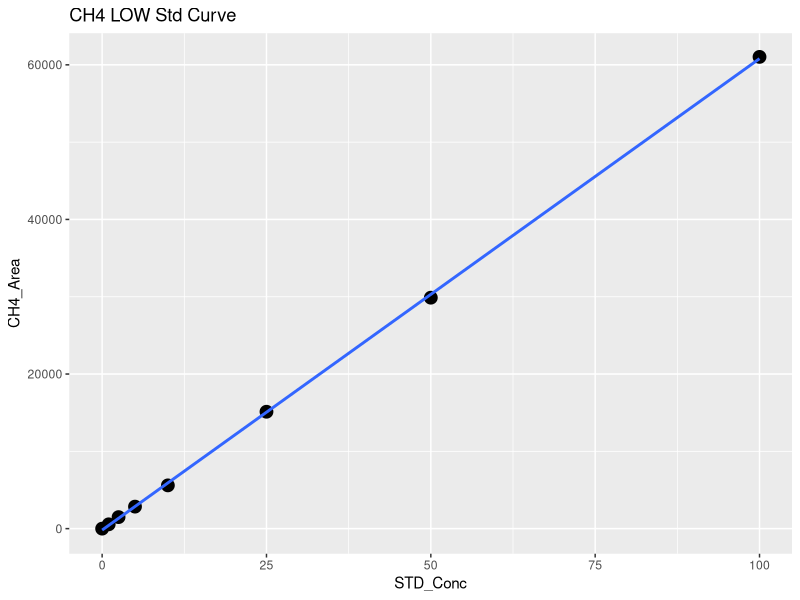
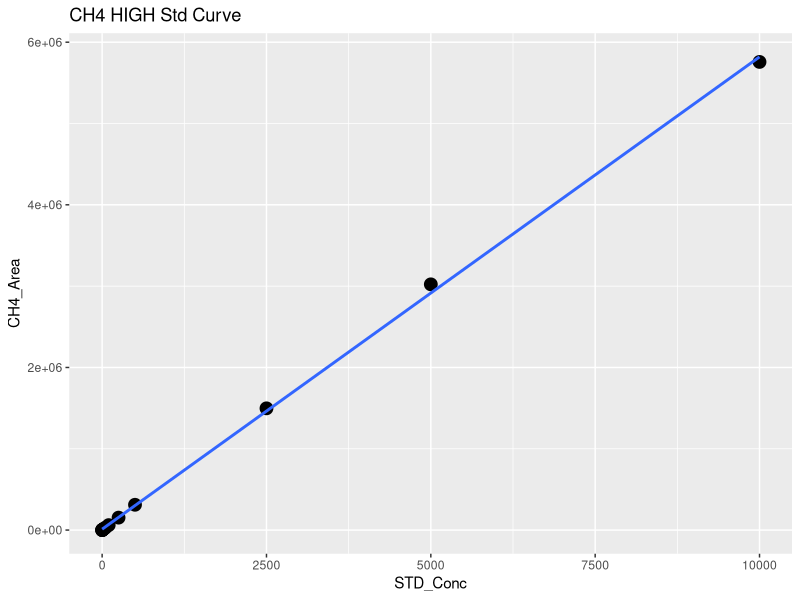
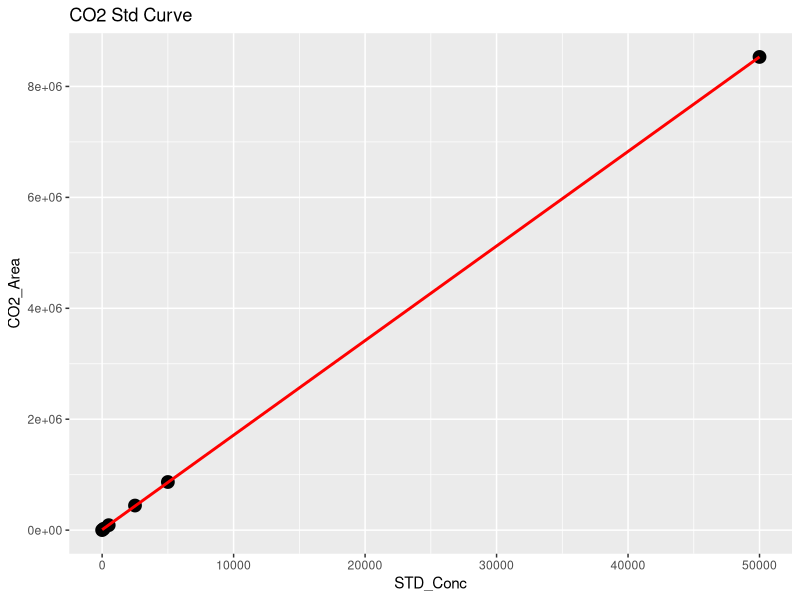
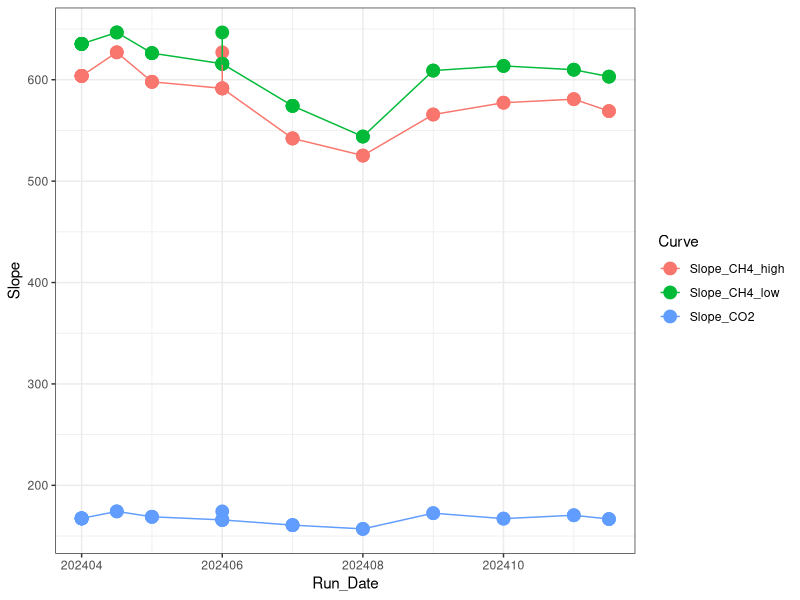

Here is the R script that generated these plots, in order: (Note: this script raises an error after producing the figures.)
## ---- chunk 1
library(dplyr)
library(ggplot2)
library(ggpubr)
library(stringr)
## ---- chunk 2

#Read in June Data 
raw <- read.csv("Raw Data/COMPASS_CBSYN_SGW_202411_entered.csv")
head(raw)

raw <- raw %>%
  rename(Sample_ID = Sample.ID)

#pull out methane standards
stds_ch4 <-  raw %>%  
  filter(str_detect(Sample_Type, "STD_CH4"))
#head(stds_ch4)

#split into high curve and low curve for CH4
stds_ch4_low <- stds_ch4  %>%  
  filter(!STD_Conc > 100)

#Low curve for CH4
CH4_Low <- ggplot(stds_ch4_low, aes(STD_Conc, CH4_Area)) + geom_point(size=4) + 
  geom_smooth(method = "lm", se = FALSE) + labs(title="CH4 LOW Std Curve")
CH4_Low

CH4_Low_lm <- lm(stds_ch4_low$CH4_Area ~ stds_ch4_low$STD_Conc)
summary(CH4_Low_lm)
cf <- coef(CH4_Low_lm)

#create data frame with 1 rows and 0 columns
Slope_CH4_low <- data.frame(matrix(ncol = 0, nrow = 1))
Slope_CH4_low$Curve <- "Slope_CH4_low"
Slope_CH4_low$R2 <- summary(CH4_Low_lm)$adj.r.squared
Slope_CH4_low$Slope <- cf[2]
Slope_CH4_low$Intercept <- cf[1]
#head(Slope_CH4_low)

#High curve for CH4
CH4_High <- ggplot(stds_ch4, aes(STD_Conc, CH4_Area)) + geom_point(size=4) + 
  geom_smooth(method = "lm", se = FALSE) + labs(title="CH4 HIGH Std Curve")
CH4_High

stds_ch4_lm <- lm(stds_ch4$CH4_Area ~ stds_ch4$STD_Conc)
summary(stds_ch4_lm)
cf <- coef(stds_ch4_lm)

#create data frame with 1 rows and 0 columns
Slope_CH4_high <- data.frame(matrix(ncol = 0, nrow = 1))
Slope_CH4_high$Curve <- "Slope_CH4_high"
Slope_CH4_high$R2 <- summary(stds_ch4_lm)$adj.r.squared
Slope_CH4_high$Slope <- cf[2]
Slope_CH4_high$Intercept <- cf[1]
#head(Slope_CH4_high)

#pull out co2 standards
stds_co2 <-  raw %>%  
  filter(str_detect(Sample_Type, "STD_CO2"))
#head(stds_co2)

#CO2 Curve
CO2_stds <- ggplot(stds_co2, aes(STD_Conc, CO2_Area)) + geom_point(size=4) + 
  geom_smooth(method = "lm", se = FALSE, color="red") + labs(title="CO2 Std Curve")
CO2_stds

stds_co2_lm <- lm(stds_co2$CO2_Area ~ stds_co2$STD_Conc)
summary(stds_co2_lm)
cf <- coef(stds_co2_lm)

#create data frame with 1 rows and 0 columns
Slope_CO2 <- data.frame(matrix(ncol = 0, nrow = 1))
Slope_CO2$Curve <- "Slope_CO2"
Slope_CO2$R2 <- summary(stds_co2_lm)$adj.r.squared
Slope_CO2$Slope <- cf[2]
Slope_CO2$Intercept <- cf[1]
#head(Slope_CO2)

#pull all the slopes together into one dataframe 
Slopes <- rbind(Slope_CH4_low, Slope_CH4_high, Slope_CO2)
#head(Slopes)

#needs changed each time #####
Slopes$Run_Date <- c(202411, 202411, 202411)

log <- read.csv("Raw Data/COMPASS_Varian_QAQC_2024.csv")
head(log)
log <- log[ ,-c(1)]
log <- rbind(log, Slopes)

Slopes_chk <- ggplot(log, aes(Run_Date, Slope, col=Curve)) + geom_point(size=4) + geom_line() + theme_bw()
Slopes_chk

write.csv(log, "Raw Data/COMPASS_Varian_QAQC_2024.csv")
## ---- chunk 3
#head(raw)

#pull out methane standards
Samples <-  raw %>%  
  filter(!str_detect(Sample_Type, "STD_CH4")) %>%  
  filter(!str_detect(Sample_Type, "STD_CO2")) %>%  
  filter(!str_detect(Sample_Type, "Blank")) %>%  
  filter(!str_detect(Sample_Type, "Chk_STD")) %>%  
   filter(!str_detect(Sample_Type, "CHKSTD")) %>%
  filter(!str_detect(Sample_Type, "NA"))
#head(Samples)

#Now flag any areas that are above the 100ppm area for CH4
Samples$CH4_Curve <- ifelse(Samples$CH4_Area >71000, "High", "Low")
#head(Samples)

#Calculate CH4 concentrations in ppm
Samples$CH4_Conc_ppm <- ifelse(Samples$CH4_Area >71000, (Samples$CH4_Area-Slope_CH4_high$Intercept)/Slope_CH4_high$Slope,                                       (Samples$CH4_Area-Slope_CH4_low$Intercept)/Slope_CH4_low$Slope )

#Calculate CO2 concentrations in ppm 
Samples$CO2_Conc_ppm <- ((Samples$CO2_Area-Slope_CO2$Intercept)/Slope_CO2$Slope) 

#head(Samples)

##########make flags for any dilutions needed 
#highest CH4 standard = 10000
#highest CO2 standard = 50000

Samples$CH4_Flag <- ifelse(Samples$CH4_Conc_ppm >10000, "Needs Dilution", "Within Range")
Samples$CO2_Flag <- ifelse(Samples$CO2_Conc_ppm >50000, "Needs Dilution", "Within Range")
#head(Samples)

## ---- chunk 4

chks <-  raw %>%  
  filter(!str_detect(Sample_Type, "STD_CH4")) %>%  
  filter(!str_detect(Sample_Type, "STD_CO2")) %>%  
  filter(!str_detect(Sample_Type, "Blank")) %>%  
  filter(!str_detect(Sample_Type, "Unknown")) %>%  
  filter(!str_detect(Sample_Type, "NA"))
#head(chks)

#Calculate CH4 concentrations in ppm
chks$CH4_Conc_ppm <- ifelse(chks$CH4_Area >71000, 
                      (chks$CH4_Area-Slope_CH4_high$Intercept)/Slope_CH4_high$Slope,                                       (chks$CH4_Area-Slope_CH4_low$Intercept)/Slope_CH4_low$Slope )

#Calculate CO2 concentrations in ppm 
chks$CO2_Conc_ppm <- ((chks$CO2_Area-Slope_CO2$Intercept)/Slope_CO2$Slope)



#change this if check standard concentrations are different 
level_ch4 <- 5      #ppm
level_co2 <- 1000   #ppm

#calculate percent difference of check standards 
chks$Ch4_diff <- ((chks$CH4_Conc_ppm - level_ch4)/((chks$CH4_Conc_ppm + level_ch4)/2)) * 100
chks$CH4_diff_flag <-  ifelse(chks$Ch4_diff <10, 'YES', 'NO, rerun')

chks$CO2_diff <- ((chks$CO2_Conc_ppm - level_co2)/((chks$CO2_Conc_ppm + level_co2)/2)) * 100
chks$CO2_diff_flag <-  ifelse(chks$CO2_diff <10, 'YES', 'NO, rerun')

#now plot the Ch4 concentrations and the CO2 concentrations vs. the expected concentration 
#then also make the color the percent difference between the expected and observed concentration 

ch4_chk <-  ggplot(data = chks, aes(x = Sample_ID, y = CH4_Conc_ppm, fill=CH4_diff_flag)) +
       geom_bar(stat = 'identity') + 
        scale_fill_manual(values=c( "darkgreen", "darkgrey"))+
        #scale_fill_gradient2(low='red', mid='white', high='blue', space='Lab') + 
        theme_classic() + labs(x= " ", y="CH4  (ppm)", title="Check Stds: CH4") + 
        theme(legend.position="bottom") +  geom_hline(yintercept=level_ch4, linetype="dashed", 
                color = "black", size=1)


co2_chk <-  ggplot(data = chks, aes(x = Sample_ID, y = CO2_Conc_ppm, fill=CO2_diff_flag)) +
       geom_bar(stat = 'identity') + 
        scale_fill_manual(values=c("darkgreen", "darkgrey"))+
        #scale_fill_gradient2(low='red', mid='white', high='blue', space='Lab') + 
        theme_classic() + labs(x= " ", y="CO2  (ppm)", title="Check Stds: CO2") + 
        theme(legend.position="bottom") +  geom_hline(yintercept=level_co2, linetype="dashed", 
                color = "black", size=1)

ggarrange(ch4_chk, co2_chk, nrow=1, ncol=2)


## ---- chunk 5

#multiply the concentration by the dilution factor
Samples$CH4_Conc_ppm_dilcorr <- (Samples$CH4_Conc_ppm * Samples$Dilution_Factor)

Samples$CO2_Conc_ppm_dilcorr <- (Samples$CO2_Conc_ppm * Samples$Dilution_Factor)

#check results
#head(Samples)

#quick first look at the samples 
ch4_samples <-  ggplot(data = Samples, aes(x = Sample_ID, y = CH4_Conc_ppm, fill=CH4_Flag)) +
       geom_bar(stat = 'identity') + 
        scale_fill_manual(values=c("red","darkgreen"))+
        #scale_fill_gradient2(low='red', mid='white', high='blue', space='Lab') + 
        theme_classic() + labs(x= " ", y="CH4 (ppm)", title="CH4: Green = Within Range") + 
        theme(legend.position="none") 


co2_samples <-  ggplot(data = Samples, aes(x = Sample_ID, y = CO2_Conc_ppm, fill=CO2_Flag)) +
       geom_bar(stat = 'identity') + 
        scale_fill_manual(values=c("red", "darkgreen"))+
        #scale_fill_gradient2(low='red', mid='white', high='blue', space='Lab') + 
        theme_classic() + labs(x= " ", y="CO2 (ppm)", title="CO2: Green = Within Range") + 
        theme(legend.position="none") 

ggarrange(ch4_samples, co2_samples, nrow=1, ncol=2)


## ---- chunk 6

# Convert ppm CH4 to total umol CH4 in the sample headspace
# use Ideal Gas Law:  
#   hdsp umol CH4 = ppm CH4*(PV/RT) 
#      P = 1 (pressure in atm)
#      R = 0.082 (gas constant)
#      V = 0.015 (gas syringe volume in L)
#      T = "TempC" column value in Kelvin (equilibration temperature)

#set the volume used for the sample
#volume = 0.02
#TempC <-  25 #I am assuming 25C not sure how we want to handle this

#Calculate CH4 concentrations in ppm
#Samples$CH4_Conc_umol <- ifelse(Samples$G_W == "W",
#                    ((Samples$CH4_Conc_ppm_dilcorr*((1*volume/1000)/(0.08206*(TempC+273.15))))/(volume/1000)),
#                    ((((Samples$CH4_Conc_ppm_dilcorr/1000))/16.04)*1000000  ))
#Samples$CO2_Conc_umol <- ifelse(Samples$G_W == "W",
#                    ((Samples$CO2_Conc_ppm_dilcorr*((1*volume/1000)/(0.08206*(TempC+273.15))))/(volume/1000)),
#                    ((((Samples$CO2_Conc_ppm_dilcorr/1000))/16.04)*1000000  ))

#do an if then statement (if it says water use this and if it says gas then use )
#Samples$hdsp_umol_CH4 <- (Samples$CH4_Conc_ppm_dilcorr*((1*volume/1000)/(0.08206*(TempC+273.15))))/(volume/1000)
#Samples$hdsp_umol_CO2 <- Samples$CO2_Conc_ppm_dilcorr*((1*volume/1000)/(0.08206*(TempC+273.15)))
# Convert headspace CH4 to dissolved umol/L Ch4 in sample
#Samples$pw_umol_CH4 <- Samples$hdsp_umol_CH4/(volume/1000)

#quick first look at the samples 
#ch4_samples1 <-  ggplot(data = Samples, aes(x = Sample_ID, y = CH4_Conc_umol, fill=G_W)) +
#       geom_bar(stat = 'identity') + 
 #       scale_fill_manual(values=c("darkgrey","darkblue"))+
        #scale_fill_gradient2(low='red', mid='white', high='blue', space='Lab') + 
 #       theme_classic() + labs(x= " ", y="CH4 (uM)", title="CH4: Blue = PW Sample") + 
 #       theme(legend.position="none") 


#co2_samples1 <-  ggplot(data = Samples, aes(x = Sample_ID, y = CO2_Conc_umol, fill=G_W)) +
 #      geom_bar(stat = 'identity') + 
#        scale_fill_manual(values=c("darkgrey","darkblue"))+
        #scale_fill_gradient2(low='red', mid='white', high='blue', space='Lab') + 
#        theme_classic() + labs(x= " ", y="CO2 (uM)", title="CO2: Blue = PW Sample") + 
#        theme(legend.position="none") 

#ggarrange(ch4_samples1, co2_samples1, nrow=1, ncol=2)

## ---- chunk 7

#pull out what we need 
Samples1 <- Samples[ ,c(1:3,6:9,18:21)]
#head(Samples1)

IDs <- data.frame(do.call('rbind', strsplit(as.character(Samples1$Sample_ID),'_',fixed=TRUE)))
colnames(IDs) <- c("Site" , "Zone", "Replicate", "Depth")
IDs$Depth1 <- ifelse(IDs$Depth == '10cm', '10', 
                 ifelse(IDs$Depth == '20cm', '20', 
                        ifelse(IDs$Depth == '45cm', '45', '0')))
head(IDs)

#rejoin them to the dataframe
alldat <- cbind(IDs, Samples1)
head(alldat)

write.csv(alldat, "Processed Data/COMPASS_CBSYN_SGW_202411_Processed.csv")

